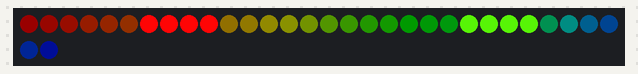
Bench run of a sketch on a simulated Arduino Uno, built with avr-gcc and run on an emulated ATmega328P. Parts: 32 RGB LEDs in strip order, left to right, continuing on the next row.

Above: at 0.15 s.
At 4.96 s:
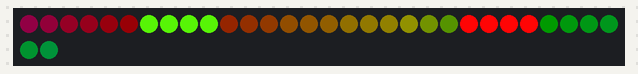
At 9.78 s:
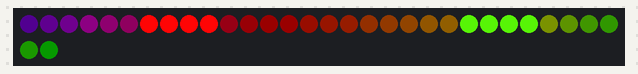
At 19.7 s:
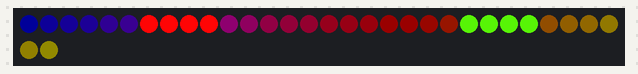
At 29.63 s:
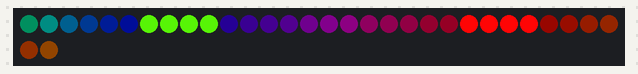
At 39.55 s:
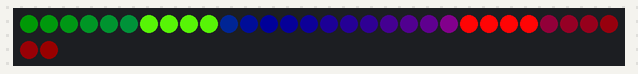

The sketch:

CRGBSet_example.ino
```cpp
// Marc Miller, Jan 2016

#include "FastLED.h"
#define NUM_LEDS 32

//CRGB leds[NUM_LEDS];  // Not using this.  Using CRGBArray instead.
CRGBArray<NUM_LEDS> leds;

CRGBSet partA(leds(6,9));  // Define custom pixel range with a name.
CRGBSet partB(leds(22,25));  // Define custom pixel range with a name.

CHSV colorOne(0,222,255);  // Define a custom color.
CHSV colorTwo(82,222,255);  // Define a custom color.

//---------------------------------------------------------------
void setup() {
  FastLED.addLeds<LPD8806, 11, 13, GRB>(leds, NUM_LEDS);
  FastLED.setBrightness(255);
}

//---------------------------------------------------------------
void loop()
{
  fill_rainbow(leds, NUM_LEDS, millis()/10);  // fill strip with moving rainbow.
  leds.fadeToBlackBy(230);  // fade the whole strip down some.
  partA = colorOne;  // set partA pixel color.
  partB = colorTwo;  // set partB pixel color.
  FastLED.show();

  EVERY_N_SECONDS(4){  // Swaps the two custom colors every four seconds.
    CHSV temp = colorOne;
    colorOne = colorTwo;
    colorTwo = temp;
  }
}
```
